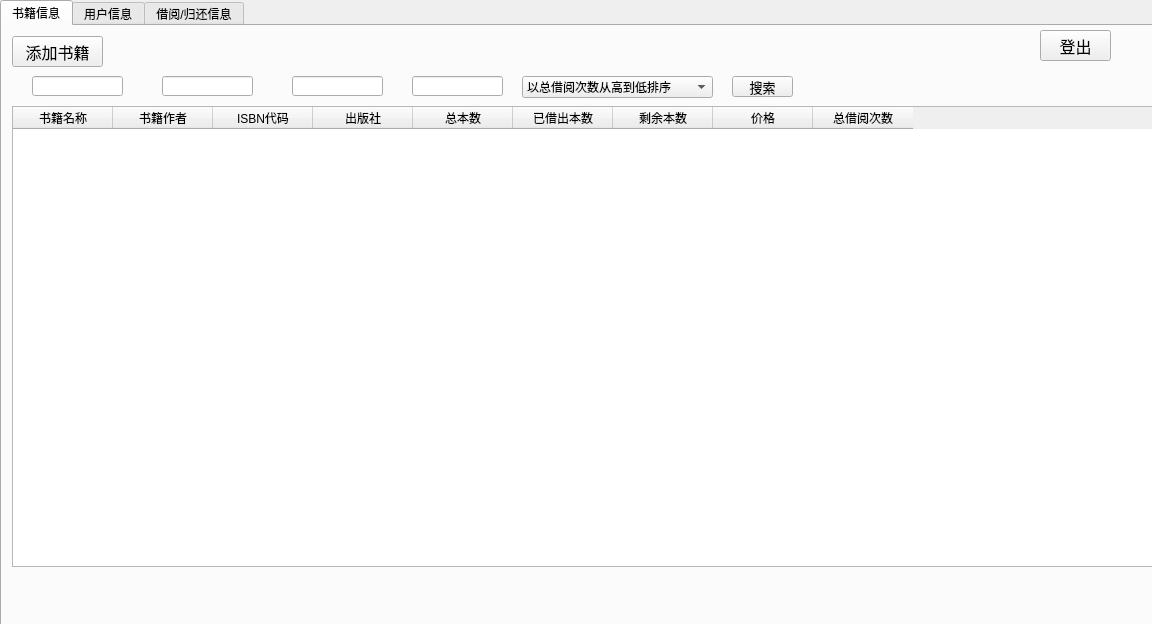
<?xml version="1.0" encoding="UTF-8"?>
<ui version="4.0">
 <class>admin_widget</class>
 <widget class="QWidget" name="admin_widget">
  <property name="geometry">
   <rect>
    <x>0</x>
    <y>0</y>
    <width>1152</width>
    <height>624</height>
   </rect>
  </property>
  <property name="windowTitle">
   <string>Form</string>
  </property>
  <widget class="QPushButton" name="Log_Out">
   <property name="geometry">
    <rect>
     <x>1040</x>
     <y>30</y>
     <width>71</width>
     <height>31</height>
    </rect>
   </property>
   <property name="font">
    <font>
     <family>萝莉体 第二版</family>
     <pointsize>12</pointsize>
    </font>
   </property>
   <property name="text">
    <string>登出</string>
   </property>
  </widget>
  <widget class="QTabWidget" name="tabWidget">
   <property name="geometry">
    <rect>
     <x>0</x>
     <y>0</y>
     <width>1161</width>
     <height>651</height>
    </rect>
   </property>
   <property name="currentIndex">
    <number>0</number>
   </property>
   <widget class="QWidget" name="Book">
    <attribute name="title">
     <string>书籍信息</string>
    </attribute>
    <widget class="QPushButton" name="Add_Book">
     <property name="geometry">
      <rect>
       <x>10</x>
       <y>10</y>
       <width>91</width>
       <height>31</height>
      </rect>
     </property>
     <property name="font">
      <font>
       <family>萝莉体 第二版</family>
       <pointsize>12</pointsize>
      </font>
     </property>
     <property name="text">
      <string>添加书籍</string>
     </property>
    </widget>
    <widget class="QFrame" name="frame">
     <property name="geometry">
      <rect>
       <x>-10</x>
       <y>-40</y>
       <width>1161</width>
       <height>651</height>
      </rect>
     </property>
     <property name="autoFillBackground">
      <bool>false</bool>
     </property>
     <property name="styleSheet">
      <string notr="true">image: url(:/new/prefix1/bachgroundconfirm.png);</string>
     </property>
     <property name="frameShape">
      <enum>QFrame::StyledPanel</enum>
     </property>
     <property name="frameShadow">
      <enum>QFrame::Raised</enum>
     </property>
     <widget class="QTableWidget" name="tableWidget">
      <property name="geometry">
       <rect>
        <x>20</x>
        <y>120</y>
        <width>1141</width>
        <height>461</height>
       </rect>
      </property>
      <property name="editTriggers">
       <set>QAbstractItemView::NoEditTriggers</set>
      </property>
      <column>
       <property name="text">
        <string>书籍名称</string>
       </property>
      </column>
      <column>
       <property name="text">
        <string>书籍作者</string>
       </property>
      </column>
      <column>
       <property name="text">
        <string>ISBN代码</string>
       </property>
      </column>
      <column>
       <property name="text">
        <string>出版社</string>
       </property>
      </column>
      <column>
       <property name="text">
        <string>总本数</string>
       </property>
      </column>
      <column>
       <property name="text">
        <string>已借出本数</string>
       </property>
      </column>
      <column>
       <property name="text">
        <string>剩余本数</string>
       </property>
      </column>
      <column>
       <property name="text">
        <string>价格</string>
       </property>
      </column>
      <column>
       <property name="text">
        <string>总借阅次数</string>
       </property>
      </column>
     </widget>
     <widget class="QLineEdit" name="BookName">
      <property name="geometry">
       <rect>
        <x>40</x>
        <y>90</y>
        <width>91</width>
        <height>20</height>
       </rect>
      </property>
     </widget>
     <widget class="QLineEdit" name="Writer">
      <property name="geometry">
       <rect>
        <x>170</x>
        <y>90</y>
        <width>91</width>
        <height>20</height>
       </rect>
      </property>
     </widget>
     <widget class="QLineEdit" name="ISBNCode">
      <property name="geometry">
       <rect>
        <x>300</x>
        <y>90</y>
        <width>91</width>
        <height>20</height>
       </rect>
      </property>
     </widget>
     <widget class="QLineEdit" name="Publisher">
      <property name="geometry">
       <rect>
        <x>420</x>
        <y>90</y>
        <width>91</width>
        <height>20</height>
       </rect>
      </property>
     </widget>
     <widget class="QComboBox" name="BookOrderType">
      <property name="geometry">
       <rect>
        <x>530</x>
        <y>90</y>
        <width>191</width>
        <height>22</height>
       </rect>
      </property>
      <item>
       <property name="text">
        <string>以总借阅次数从高到低排序</string>
       </property>
      </item>
      <item>
       <property name="text">
        <string>以总借阅次数从低到高排序</string>
       </property>
      </item>
      <item>
       <property name="text">
        <string>以剩余本数从高到低排序</string>
       </property>
      </item>
      <item>
       <property name="text">
        <string>以剩余本数从低到高排序</string>
       </property>
      </item>
     </widget>
    </widget>
    <widget class="QPushButton" name="Search">
     <property name="geometry">
      <rect>
       <x>730</x>
       <y>50</y>
       <width>61</width>
       <height>21</height>
      </rect>
     </property>
     <property name="font">
      <font>
       <family>萝莉体 第二版</family>
       <pointsize>10</pointsize>
      </font>
     </property>
     <property name="text">
      <string>搜索</string>
     </property>
    </widget>
    <zorder>frame</zorder>
    <zorder>Add_Book</zorder>
    <zorder>Search</zorder>
   </widget>
   <widget class="QWidget" name="User">
    <attribute name="title">
     <string>用户信息</string>
    </attribute>
    <widget class="QFrame" name="frame_2">
     <property name="geometry">
      <rect>
       <x>-10</x>
       <y>-40</y>
       <width>1161</width>
       <height>651</height>
      </rect>
     </property>
     <property name="autoFillBackground">
      <bool>false</bool>
     </property>
     <property name="styleSheet">
      <string notr="true">image: url(:/new/prefix1/bachgroundconfirm.png);</string>
     </property>
     <property name="frameShape">
      <enum>QFrame::StyledPanel</enum>
     </property>
     <property name="frameShadow">
      <enum>QFrame::Raised</enum>
     </property>
     <widget class="QTableWidget" name="User_Info_table">
      <property name="geometry">
       <rect>
        <x>20</x>
        <y>120</y>
        <width>1121</width>
        <height>461</height>
       </rect>
      </property>
      <column>
       <property name="text">
        <string>用户ID</string>
       </property>
      </column>
      <column>
       <property name="text">
        <string>用户真实姓名</string>
       </property>
      </column>
      <column>
       <property name="text">
        <string>用户等级</string>
       </property>
      </column>
      <column>
       <property name="text">
        <string>用户已经借阅书目</string>
       </property>
      </column>
      <column>
       <property name="text">
        <string>用户最大借阅数</string>
       </property>
      </column>
      <column>
       <property name="text">
        <string>剩余金钱</string>
       </property>
      </column>
      <column>
       <property name="text">
        <string>用户邮箱</string>
       </property>
      </column>
     </widget>
    </widget>
    <widget class="QPushButton" name="Search_UserInfo">
     <property name="geometry">
      <rect>
       <x>250</x>
       <y>20</y>
       <width>61</width>
       <height>21</height>
      </rect>
     </property>
     <property name="font">
      <font>
       <family>萝莉体 第二版</family>
       <pointsize>10</pointsize>
      </font>
     </property>
     <property name="text">
      <string>搜索</string>
     </property>
    </widget>
    <widget class="QLineEdit" name="RealName">
     <property name="geometry">
      <rect>
       <x>200</x>
       <y>50</y>
       <width>121</width>
       <height>20</height>
      </rect>
     </property>
    </widget>
    <widget class="QLineEdit" name="UserId">
     <property name="geometry">
      <rect>
       <x>40</x>
       <y>50</y>
       <width>111</width>
       <height>20</height>
      </rect>
     </property>
    </widget>
    <widget class="QLineEdit" name="Email">
     <property name="geometry">
      <rect>
       <x>990</x>
       <y>50</y>
       <width>131</width>
       <height>20</height>
      </rect>
     </property>
    </widget>
    <widget class="QComboBox" name="UserOrderType">
     <property name="geometry">
      <rect>
       <x>40</x>
       <y>20</y>
       <width>191</width>
       <height>22</height>
      </rect>
     </property>
     <item>
      <property name="text">
       <string>以用户等级从高到低排序</string>
      </property>
     </item>
     <item>
      <property name="text">
       <string>以用户等级从低到高排序</string>
      </property>
     </item>
     <item>
      <property name="text">
       <string>以剩余金钱从高到低排序</string>
      </property>
     </item>
     <item>
      <property name="text">
       <string>以剩余金钱从低到高排序</string>
      </property>
     </item>
    </widget>
   </widget>
   <widget class="QWidget" name="tab">
    <attribute name="title">
     <string>借阅/归还信息</string>
    </attribute>
    <widget class="QFrame" name="frame_3">
     <property name="geometry">
      <rect>
       <x>-10</x>
       <y>-40</y>
       <width>1161</width>
       <height>651</height>
      </rect>
     </property>
     <property name="autoFillBackground">
      <bool>false</bool>
     </property>
     <property name="styleSheet">
      <string notr="true">image: url(:/new/prefix1/bachgroundconfirm.png);</string>
     </property>
     <property name="frameShape">
      <enum>QFrame::StyledPanel</enum>
     </property>
     <property name="frameShadow">
      <enum>QFrame::Raised</enum>
     </property>
     <widget class="QTableWidget" name="Borrow_Return_table">
      <property name="geometry">
       <rect>
        <x>20</x>
        <y>120</y>
        <width>1121</width>
        <height>461</height>
       </rect>
      </property>
      <column>
       <property name="text">
        <string>用户名</string>
       </property>
      </column>
      <column>
       <property name="text">
        <string>ISBN</string>
       </property>
      </column>
      <column>
       <property name="text">
        <string>书籍名称</string>
       </property>
      </column>
      <column>
       <property name="text">
        <string>起始日期</string>
       </property>
      </column>
      <column>
       <property name="text">
        <string>截止日期</string>
       </property>
      </column>
      <column>
       <property name="text">
        <string>是否归还</string>
       </property>
      </column>
     </widget>
    </widget>
    <widget class="QPushButton" name="PaintGraph">
     <property name="geometry">
      <rect>
       <x>10</x>
       <y>10</y>
       <width>111</width>
       <height>31</height>
      </rect>
     </property>
     <property name="font">
      <font>
       <family>萝莉体 第二版</family>
       <pointsize>12</pointsize>
      </font>
     </property>
     <property name="text">
      <string>绘制借阅图像</string>
     </property>
    </widget>
    <widget class="QLineEdit" name="ISBN_Record">
     <property name="geometry">
      <rect>
       <x>230</x>
       <y>50</y>
       <width>121</width>
       <height>20</height>
      </rect>
     </property>
    </widget>
    <widget class="QPushButton" name="Search_RecordInfo">
     <property name="geometry">
      <rect>
       <x>720</x>
       <y>50</y>
       <width>61</width>
       <height>21</height>
      </rect>
     </property>
     <property name="font">
      <font>
       <family>萝莉体 第二版</family>
       <pointsize>10</pointsize>
      </font>
     </property>
     <property name="text">
      <string>搜索</string>
     </property>
    </widget>
    <widget class="QLineEdit" name="UserId_Record">
     <property name="geometry">
      <rect>
       <x>40</x>
       <y>50</y>
       <width>111</width>
       <height>20</height>
      </rect>
     </property>
    </widget>
    <widget class="QLineEdit" name="BookName_Record">
     <property name="geometry">
      <rect>
       <x>430</x>
       <y>50</y>
       <width>121</width>
       <height>20</height>
      </rect>
     </property>
    </widget>
    <widget class="QComboBox" name="RecordOrderType">
     <property name="geometry">
      <rect>
       <x>570</x>
       <y>50</y>
       <width>131</width>
       <height>22</height>
      </rect>
     </property>
     <item>
      <property name="text">
       <string>以时间为主次序</string>
      </property>
     </item>
     <item>
      <property name="text">
       <string>以ISBN为主次序</string>
      </property>
     </item>
    </widget>
   </widget>
  </widget>
  <zorder>tabWidget</zorder>
  <zorder>Log_Out</zorder>
 </widget>
 <tabstops>
  <tabstop>tabWidget</tabstop>
  <tabstop>Add_Book</tabstop>
  <tabstop>Log_Out</tabstop>
  <tabstop>tableWidget</tabstop>
  <tabstop>User_Info_table</tabstop>
  <tabstop>Borrow_Return_table</tabstop>
  <tabstop>PaintGraph</tabstop>
 </tabstops>
 <resources/>
 <connections/>
</ui>
